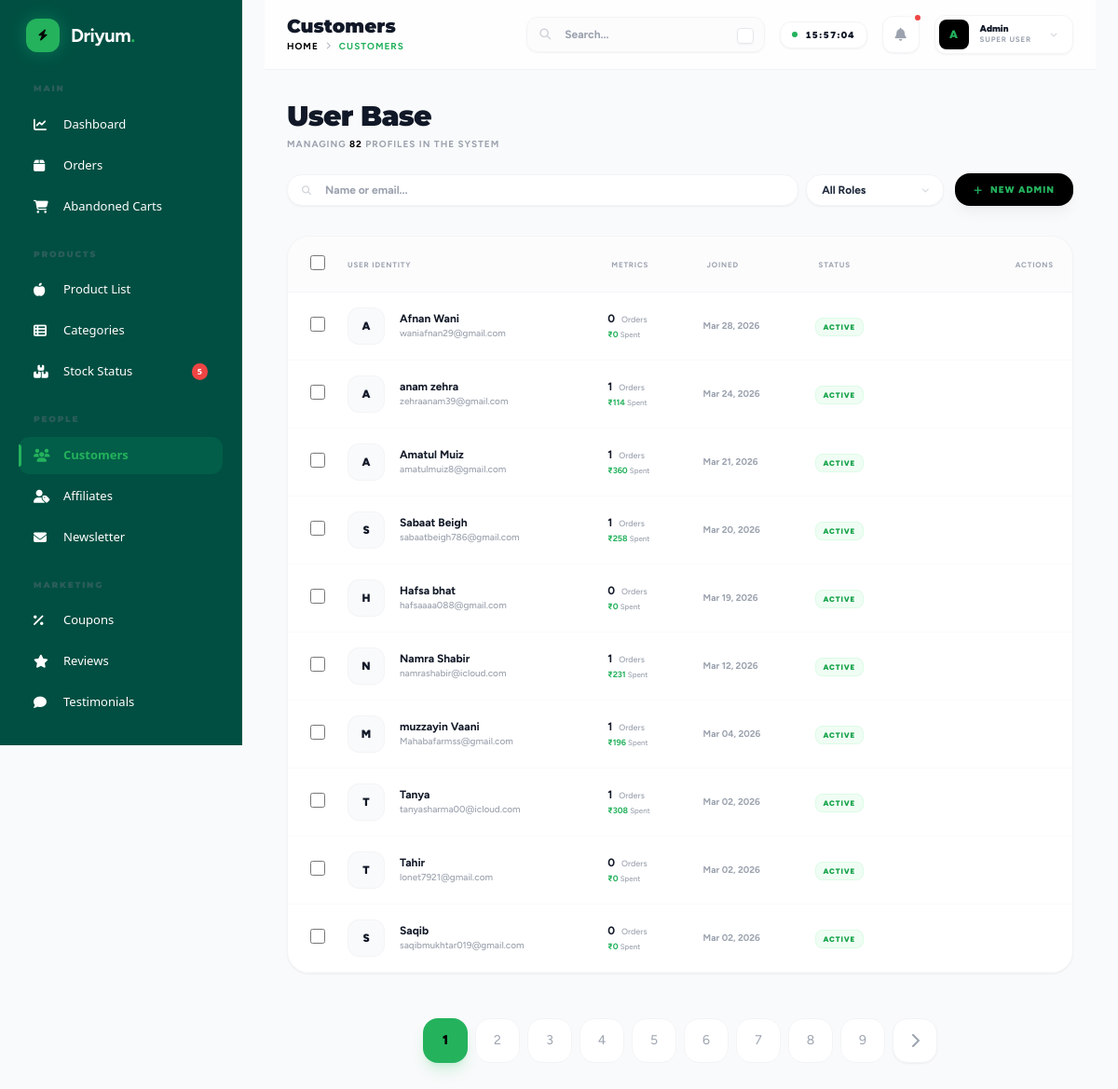
The page /admin/users.php (signed in) on the database its author committed.
### tables this page shows
CREATE TABLE `users` (
  `id` int(11) NOT NULL,
  `name` varchar(255) NOT NULL,
  `email` varchar(255) NOT NULL,
  `phone` varchar(20) DEFAULT NULL,
  `password` varchar(255) NOT NULL,
  `is_admin` tinyint(1) DEFAULT 0,
  `is_active` tinyint(1) DEFAULT 1,
  `created_at` timestamp NOT NULL DEFAULT current_timestamp(),
  `updated_at` timestamp NOT NULL DEFAULT current_timestamp() ON UPDATE current_timestamp()
);

### config/database.php (called while the page is built, shortened)
<?php
function get_db_connection() {
    static $conn = null;
    if ($conn === null) {
        $conn = @mysqli_connect(DB_HOST, DB_USER, DB_PASS, DB_NAME);
        mysqli_set_charset($conn, "utf8mb4");
        mysqli_query($conn, "SET time_zone = '+05:30'");
    }
    return $conn;
}
function execute_query($sql, $params = []) {
    $conn = get_db_connection();
    if (!empty($params)) {
        $stmt = mysqli_prepare($conn, $sql);
        if ($stmt) {
            $types = '';
            $values = [];
            foreach ($params as $param) {
                if (is_int($param)) {
                    $types .= 'i';
                } elseif (is_double($param)) {
                    $types .= 'd';
                } else {
                    $types .= 's';
                }
                $values[] = $param;
            }
            mysqli_stmt_bind_param($stmt, $types, ...$values);
            $result = mysqli_stmt_get_result($stmt);
            return $result;
        }
        return false;
    }
    return mysqli_query($conn, $sql);
}
function fetch_all($sql, $params = []) {
    $result = execute_query($sql, $params);
    if ($result) {
        $rows = [];
        while ($row = mysqli_fetch_assoc($result)) {
            $rows[] = $row;
        }
        return $rows;
    }
    return [];
}
function fetch_one($sql, $params = []) {
    $result = execute_query($sql, $params);
    if ($result) {
        return mysqli_fetch_assoc($result);
    }
    return null;
}

### admin/users.php (the view, shortened to what this page needs)
<?php include 'includes/header.php'; ?>
<?php
$search = sanitize_input($_GET['search'] ?? '');
$filter = $_GET['filter'] ?? 'all';
$where_clauses = [];
$params = [];
$where_sql = !empty($where_clauses) ? "WHERE " . implode(" AND ", $where_clauses) : "";
$query = "SELECT u.*,
          (SELECT COUNT(*) FROM orders WHERE user_id = u.id) as order_count,
          (SELECT SUM(total) FROM orders WHERE user_id = u.id AND order_status != 'cancelled') as total_spent
          FROM users u
          $where_sql
          ORDER BY u.created_at DESC";
$pagination = get_pagination_data($query, $params, 10);
$users = $pagination['records'];
$total_users = fetch_one("SELECT COUNT(*) as count FROM users")['count'];
?>
<div class="mb-8 flex flex-col xl:flex-row justify-between items-start xl:items-center gap-6 anim-up">
    <div>
        <h1 class="text-3xl font-black text-gray-900 crimson-pro tracking-tight">User Base</h1>
        <p class="text-[10px] font-bold text-gray-400 uppercase tracking-widest mt-1">Managing <span class="text-black"><?php echo $total_users; ?></span> profiles in the system</p>
    </div>
    <div class="flex flex-col sm:flex-row w-full xl:w-auto gap-3 items-stretch sm:items-center">
        <form class="flex flex-col sm:flex-row flex-1 gap-2 items-stretch sm:items-center">
            <div class="relative group flex-1">
                <i class="fas fa-search absolute left-4 top-1/2 -translate-y-1/2 text-gray-300 group-focus-within:text-black transition-colors text-[10px]"></i>
                <input type="text" name="search" value="<?php echo $search; ?>" placeholder="Name or email..." class="w-full bg-white border border-gray-100 rounded-2xl pl-10 pr-4 py-2 text-xs font-bold outline-none focus:border-black shadow-sm transition-all min-w-0 sm:min-w-[200px]">
            </div>
            <div class="relative">
                <select name="filter" onchange="this.form.submit()" class="w-full bg-white border border-gray-100 rounded-2xl pl-4 pr-10 py-2 text-xs font-bold outline-none focus:border-black shadow-sm cursor-pointer appearance-none transition-all">
                    <option value="all" <?php echo $filter=='all'?'selected':''; ?>>All Roles</option>
                </select>
            </div>
        </form>
        <a href="create-admin.php" class="bg-black text-[#24B25D] px-5 py-2.5 rounded-2xl text-[10px] font-black uppercase tracking-widest hover:scale-105 active:scale-95 transition-all flex items-center justify-center gap-2 shadow-lg shadow-black/5 whitespace-nowrap">
            <i class="fas fa-plus"></i> New Admin
        </a>
    </div>
</div>
<form id="bulk-form" method="POST">
    <div class="bg-white rounded-3xl shadow-sm border border-gray-100 overflow-hidden anim-up">
        <div class="overflow-x-auto">
            <table class="w-full text-left border-collapse">
                <thead>
                    <tr class="text-gray-400 text-[8px] uppercase bg-gray-50/50 border-b border-gray-100 font-black tracking-widest">
                        <th class="p-5 w-16 text-center">
                            <input type="checkbox" id="select-all" class="w-4 h-4 rounded border-gray-200 text-black focus:ring-black cursor-pointer">
                        </th>
                        <th class="p-5 pl-0">User Identity</th>
                        <th class="p-5 hidden md:table-cell">Metrics</th>
                        <th class="p-5 hidden sm:table-cell">Joined</th>
                        <th class="p-5">Status</th>
                        <th class="p-5 text-right">Actions</th>
                    </tr>
                </thead>
                <tbody class="text-xs text-gray-600">
                    <?php foreach ($users as $u): ?>
                    <tr class="border-b border-gray-50 hover:bg-gray-50/50 transition-all group user-row">
                        <td class="p-4 text-center">
                            <input type="checkbox" name="user_ids[]" value="<?php echo $u['id']; ?>" class="user-checkbox w-4 h-4 rounded border-gray-200 text-[#24B25D] focus:ring-[#24B25D] cursor-pointer">
                        </td>
                        <td class="p-4 pl-0">
                            <div class="flex items-center gap-4">
                                <div class="w-10 h-10 rounded-xl bg-gray-50 flex items-center justify-center text-gray-900 font-black text-xs border border-gray-100 group-hover:bg-black group-hover:text-[#24B25D] transition-colors uppercase">
                                    <?php echo substr($u['name'], 0, 1); ?>
                                </div>
                                <div>
                                    <div class="font-bold text-gray-900 flex items-center gap-2">
                                        <?php echo $u['name']; ?>
                                    </div>
                                    <div class="text-[10px] text-gray-400 font-medium"><?php echo $u['email']; ?></div>
                                </div>
                            </div>
                        </td>
                        <td class="p-4 hidden md:table-cell">
                            <div class="font-bold text-gray-900"><?php echo $u['order_count']; ?> <span class="text-[9px] text-gray-400 font-medium ml-1">Orders</span></div>
                            <div class="text-[9px] font-bold text-[#24B25D]">₹<?php echo number_format($u['total_spent'] ?? 0, 0); ?> <span class="text-[8px] text-gray-400 font-medium">Spent</span></div>
                        </td>
                        <td class="p-4 text-[10px] font-bold text-gray-400 hidden sm:table-cell">
                            <?php echo date('M d, Y', strtotime($u['created_at'])); ?>
                        </td>
                        <td class="p-4">
                            <?php if($u['is_active']): ?>
                                <span class="px-2 py-1 bg-green-50 text-green-600 rounded-lg text-[8px] font-black uppercase tracking-widest border border-green-100">Active</span>
                            <?php else: ?>
                                <span class="px-2 py-1 bg-gray-50 text-gray-400 rounded-lg text-[8px] font-black uppercase tracking-widest border border-gray-100">Inactive</span>
                            <?php endif; ?>
                        </td>
                        <td class="p-4 text-right">
                        </td>
                    </tr>
                    <?php endforeach; ?>
                </tbody>
            </table>
        </div>
    </div>
    <?php echo render_pagination($pagination['total_pages'], $pagination['current_page']); ?>
</form>
<?php include 'includes/footer.php'; ?>

### assets/css/chunky.css (style rules this page uses)
:root { --color-bg: #FFFEDC; --color-primary: #24B25D; --color-primary-dark: #17775D; --color-text: #111827; --color-bg-card: #ffffff; --shadow-chunk: 0 8px 0 rgba(0, 0, 0, 0.05), 0 12px 24px rgba(0, 0, 0, 0.1); --shadow-float: 0 10px 30px -5px rgba(25, 220, 126, 0.3); --font-heading: 'Montserrat', sans-serif; --font-body: 'Figtree', sans-serif; --font-cute: 'Delius', cursive; --radius-l: 24px; --radius-xl: 40px; --radius-pill: 100px; }
.anim-up { animation: anim-up 0.6s cubic-bezier(0.34, 1.56, 0.64, 1) forwards; }
body { background-color: var(--color-bg); color: var(--color-text); font-family: var(--font-body); -webkit-font-smoothing: antialiased; overflow-x: clip; }
h1, h2, h3, h4, h5, h6 { font-family: var(--font-heading); }
:root { --heading-clamp: clamp(2.5rem, 8vw, 6rem); --subheading-clamp: clamp(1.25rem, 3vw, 2.5rem); }

### admin/includes/header.php (style rules this page uses)
body { font-family: 'Figtree', sans-serif; background-color: #fcfdfe; color: #1e293b; }
.crimson-pro { font-family: 'Montserrat', sans-serif; }
.anim-up { animation: slideIn 0.3s ease-out forwards; }

### rows shown on the page
users: name "A", name "Afnan Wani", email "waniafnan29@gmail.com", order_count "0", total_spent "0", created_at "Mar 28, 2026", is_active "ACTIVE"
users: name "A", name "anam zehra", email "zehraanam39@gmail.com", order_count "1", total_spent "114", created_at "Mar 24, 2026", is_active "ACTIVE"
users: name "A", name "Amatul Muiz", email "amatulmuiz8@gmail.com", order_count "1", total_spent "360", created_at "Mar 21, 2026", is_active "ACTIVE"
users: name "S", name "Sabaat Beigh", email "sabaatbeigh786@gmail.com", order_count "1", total_spent "258", created_at "Mar 20, 2026", is_active "ACTIVE"
users: name "H", name "Hafsa bhat", email "hafsaaaa088@gmail.com", order_count "0", total_spent "0", created_at "Mar 19, 2026", is_active "ACTIVE"
users: name "N", name "Namra Shabir", email "namrashabir@icloud.com", order_count "1", total_spent "231", created_at "Mar 12, 2026", is_active "ACTIVE"
users: name "M", name "muzzayin Vaani", email "Mahabafarmss@gmail.com", order_count "1", total_spent "196", created_at "Mar 04, 2026", is_active "ACTIVE"
users: name "T", name "Tanya", email "tanyasharma00@icloud.com", order_count "1", total_spent "308", created_at "Mar 02, 2026", is_active "ACTIVE"
users: name "T", name "Tahir", email "lonet7921@gmail.com", order_count "0", total_spent "0", created_at "Mar 02, 2026", is_active "ACTIVE"
users: name "S", name "Saqib", email "saqibmukhtar019@gmail.com", order_count "0", total_spent "0", created_at "Mar 02, 2026", is_active "ACTIVE"

### other values the page prints
$low_stock_count "5"
$page_titles[$curr_page] "Customers"
$page_titles[$curr_page] "CUSTOMERS"
$total_users "82"
